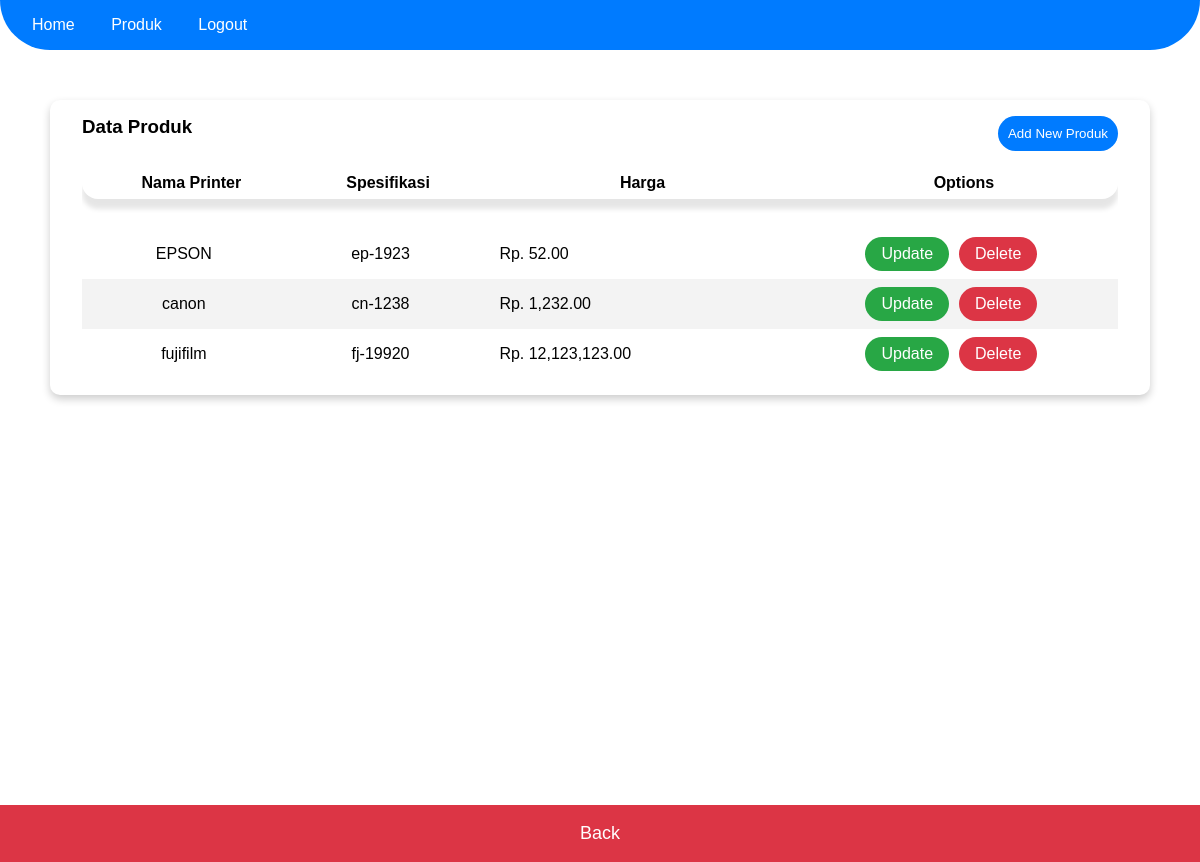
/produk.php (signed in), run on the app's committed database.
### tables this page shows
CREATE TABLE `tb_printer` (
  `idprinter` int(10) NOT NULL AUTO_INCREMENT,
  `namaprinter` varchar(50) NOT NULL,
  `spesifikasi` varchar(50) NOT NULL,
  `harga` int(10) NOT NULL,
  PRIMARY KEY (`idprinter`)
);

### produk.php (the view, shortened to what this page needs)
<?php include_once('process/Conn.php')?>
<?php
    $result         = $Conn->query(" SELECT * FROM tb_printer ");
    $resultArray    = $result->fetch_all(MYSQLI_ASSOC);
?>
<!DOCTYPE html>
<html lang="en">
<head>
    <link rel="stylesheet" type="text/css" href="css/style.css">
</head>
<body>
    <div class="navbar">
        <ul>
            <li><a href="index.php">Home</a></li>
            <li><a href="produk.php">Produk</a></li>
            <li><a href="process/logout.php">Logout</a></li>
        </ul>
    </div>
    <div class="container">
        <div class="card">
            <div class="card-title">
                <h3 class="float-left">Data Produk</h3>
                <button class="button ml-2 float-right" id="id01-trigger" style=" padding:10px">Add New Produk</button>
            </div>
            <div class="table-wrapper">
                <table class="styled-table">
                    <thead>
                        <tr>
                            <th>Nama Printer</th>
                            <th>Spesifikasi</th>
                            <th>Harga</th>
                            <th>Options</th>
                        </tr>
                    </thead>
                    <tbody>
                        <?php foreach( $resultArray as $hasil ) :?>
                            <tr class="active-row">
                                <td><?= $hasil['namaprinter']?></td>
                                <td><?= $hasil['spesifikasi']?></td>
                                <td style="text-align:left;"><?= "Rp. " . number_format($hasil['harga'],2,'.',',') ?></td>
                                <td>
                                    <div id="id03" class="btn-group">
                                        <button class="id02-trigger" id="id02-trigger" onclick="getButtonUpdate(this);" data-id="<?=$hasil['idprinter']?>" data-namaprinter="<?=$hasil['namaprinter']?>" data-spesifikasi="<?=$hasil['spesifikasi']?>" data-harga="<?=$hasil['harga']?>">Update</button>
                                        <button onclick="konfirmasi(this,admin)" data-id="<?= $hasil['idprinter']?>" style="color:white;">Delete</button>
                                    </div>
                                </td>
                            </tr>
                        <?php endforeach;?>
                    </tbody>
                </table>
            </div>
        </div>
    </div>
    <button class="logout"> <a style="color:white;" href="index.php">Back</a> </button>
</body>
</html>

### css/style.css (style rules this page uses)
* { margin: 0; padding: 0; box-sizing: border-box; font-family: sans-serif; }
html, body { height: 100%; }
.navbar { background-color: #007bff; border-radius: 0 0 50px 50px; padding: 0 0 0 1em; }
.navbar li { display: inline-block; border-radius: 50px; }
.navbar a { padding: 1em 1em; color: white; }
.card { box-shadow: 0 4px 8px 0 rgba(0,0,0,0.2); transition: 0.7s; padding: 1em 2em; background-color: white; border-radius: 10px; }
.btn-group { display: flex; justify-content: center; }
.btn-group button { border: none; color: white; padding: .5em 1em; margin: 0 10px 0 0; cursor: pointer; font-size: 1em; border-radius: 25px; }
.btn-group button:first-child { background-color: #28a745; }
.btn-group button:last-child { background-color: #dc3545; }
.styled-table { border-collapse:collapse; font-size: 12pt; margin-top: 1em; width: 100%; text-align: center; border-radius: 25px 25px 0 0; }
.table-wrapper { margin-top: 1em; overflow-x: auto; overflow-y: auto; width: 100%; }
tbody:before { content:"@"; display:block; line-height:30px; text-indent:-99999px; }
.styled-table thead tr { height: 2em; border-radius: 25px; margin-bottom: 50px; box-shadow: 0 10px 5px 0 rgba(0, 0, 0, .1); }
.styled-table thead tr th { padding: 0 0 0 15px }
.styled-table td:last-child { padding: 0 !important; margin: 0 !important; }
.styled-table td:not(:last-child) { padding: 1em 2vw; }
.styled-table tbody tr:nth-of-type(even) { background-color: #f3f3f3; }
.styled-table tbody tr:nth-of-type(odd) { background-color: #fff; }
.button { color: white; background-color: #007bff; font-size: 10pt; border-radius: 25px; border: none; cursor: pointer; }
.container { padding: 50px; }
a { display: block; text-decoration: none; height: 100%; margin:0px; }
.logout { cursor: pointer; font-size: large; background-color: #dc3545; color: white; padding: 1em 2em; width: 100%; margin-top: 30%; border: none; }
.float-right { float: right; }
.float-left { float: left; }

### data on the page
tb_printer: namaprinter "EPSON", spesifikasi "ep-1923", harga "52.00"
tb_printer: namaprinter "canon", spesifikasi "cn-1238", harga "1,232.00"
tb_printer: namaprinter "fujifilm", spesifikasi "fj-19920", harga "12,123,123.00"
